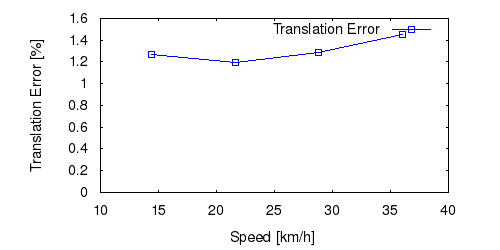

Write gnuplot code to recreate this figure.
set term postscript eps enhanced color
set output "03_ts.eps"
set size ratio 0.5
set yrange [0:*]
set xlabel "Speed [km/h]"
set ylabel "Translation Error [%]"
plot "03_ts.txt" using ($1*3.6):($2*100) title 'Translation Error' lc rgb "#0000FF" pt 4 w linespoints
